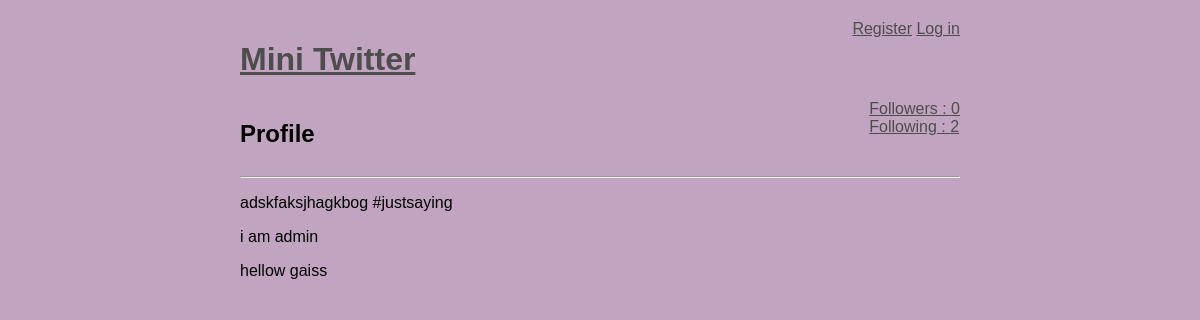
Screenshot of /user/admin with the database file from the repository.
### models.py (models this page shows)
class BaseModel(Model):
    class Meta:
        database = database

class Message(BaseModel):
    user          = ForeignKeyField(User, backref = 'messages')
    content       = TextField()
    published_at  = DateTimeField(default=datetime.datetime.now())

### routes.py (the view)
@app.route('/user/<username>')
def user_profile(username):
    user = getUserOrAbort(username)
    messages = user.messages.order_by(Message.published_at.desc())
    return render_template('profile.html', messages=messages, user=user)

### models.py (called while the page is built)
    def following(self):
        return(User.select()
                   .join(Relationship, on=Relationship.to_user)
                   .where(Relationship.from_user == self)
                   .order_by(User.username))

    def follower(self):
        return(User.select()
                   .join(Relationship, on=Relationship.from_user)
                   .where(Relationship.to_user == self)
                   .order_by(User.username))

### routes.py (called while the page is built)
@app.before_request
def before_request():
    database.connect()

@app.after_request
def after_request(response):
    database.close()
    return response

def get_current_user():
    if session.get('logged_in'):
        return User.get(User.id == session['user_id'])

def getUserOrAbort(username):
    try:
        return User.get(User.username == username)
    except User.DoesNotExist:
        abort(404)

@app.context_processor
def _inject_user():
    return{'active_user': get_current_user()}

### templates/profile.html (shortened to what this page needs)
{% extends "layout.html" %}
{% block body %}
    <div id="flexy">
        <div class="">
            <h2>Profile {{ username }}</h2>
        </div>
        <div class="">
            <a href="{{url_for('show_follower', username=user.username)}}">Followers : {{ user.follower() | length }} </a> <br>
            <a href="{{url_for('show_following', username=user.username)}}">Following : {{ user.following() | length }}</a>
        </div>
    </div>
    <hr>
    {% for message in messages %}
        <p> {{ message.content }}</p>
    {% endfor %}
{% endblock %}

### static/style.css (style rules this page uses)
body { background-color: rgb(192, 164, 192); margin: 0 auto; margin-top: 20px; width: 60%; font-family: sans-serif; }
a { color: rgb(77, 77, 77); }
header, #flexy { display: flex; justify-content: space-between; }

### rows the page displays
Message: content "adskfaksjhagkbog #justsaying"
Message: content "i am admin"
Message: content "hellow gaiss"

### other values shown
{{ user.follower() | length }} "0"
{{ user.following() | length }} "2"
